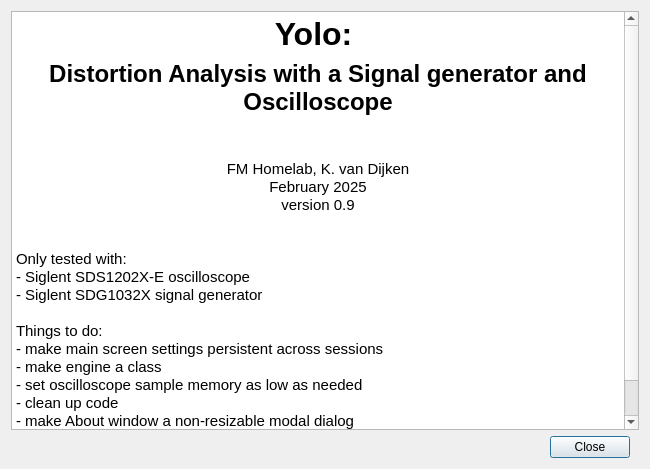
<?xml version="1.0" encoding="UTF-8"?>
<ui version="4.0">
 <class>Dialog</class>
 <widget class="QDialog" name="Dialog">
  <property name="geometry">
   <rect>
    <x>0</x>
    <y>0</y>
    <width>650</width>
    <height>469</height>
   </rect>
  </property>
  <property name="windowTitle">
   <string>Dialog</string>
  </property>
  <layout class="QVBoxLayout" name="verticalLayout">
   <item>
    <widget class="QTextEdit" name="textEdit">
     <property name="readOnly">
      <bool>true</bool>
     </property>
     <property name="markdown">
      <string>**Yolo: **

**Distortion Analysis with a Signal generator and Oscilloscope**

FM Homelab, K. van Dijken

February 2025

version 0.9

Only tested with:

- Siglent SDS1202X-E oscilloscope

- Siglent SDG1032X signal generator

Things to do:

- make main screen settings persistent across sessions

- make engine a class

- set oscilloscope sample memory as low as needed

- clean up code

- make About window a non-resizable modal dialog

</string>
     </property>
     <property name="html">
      <string>&lt;!DOCTYPE HTML PUBLIC &quot;-//W3C//DTD HTML 4.0//EN&quot; &quot;http://www.w3.org/TR/REC-html40/strict.dtd&quot;&gt;
&lt;html&gt;&lt;head&gt;&lt;meta name=&quot;qrichtext&quot; content=&quot;1&quot; /&gt;&lt;meta charset=&quot;utf-8&quot; /&gt;&lt;style type=&quot;text/css&quot;&gt;
p, li { white-space: pre-wrap; }
hr { height: 1px; border-width: 0; }
li.unchecked::marker { content: &quot;\2610&quot;; }
li.checked::marker { content: &quot;\2612&quot;; }
&lt;/style&gt;&lt;/head&gt;&lt;body style=&quot; font-family:'Cantarell'; font-size:11pt; font-weight:400; font-style:normal;&quot;&gt;
&lt;p align=&quot;center&quot; style=&quot; margin-top:7px; margin-bottom:7px; margin-left:0px; margin-right:0px; -qt-block-indent:0; text-indent:0px;&quot;&gt;&lt;span style=&quot; font-size:24pt; font-weight:700;&quot;&gt;Yolo: &lt;/span&gt;&lt;/p&gt;
&lt;p align=&quot;center&quot; style=&quot; margin-top:7px; margin-bottom:7px; margin-left:0px; margin-right:0px; -qt-block-indent:0; text-indent:0px;&quot;&gt;&lt;span style=&quot; font-size:18pt; font-weight:700;&quot;&gt;Distortion Analysis with a Signal generator and Oscilloscope&lt;/span&gt;&lt;/p&gt;
&lt;p style=&quot;-qt-paragraph-type:empty; margin-top:0px; margin-bottom:0px; margin-left:0px; margin-right:0px; -qt-block-indent:0; text-indent:0px; font-size:24pt; font-weight:700;&quot;&gt;&lt;br /&gt;&lt;/p&gt;
&lt;p align=&quot;center&quot; style=&quot; margin-top:0px; margin-bottom:0px; margin-left:0px; margin-right:0px; -qt-block-indent:0; text-indent:0px;&quot;&gt;FM Homelab, K. van Dijken&lt;/p&gt;
&lt;p align=&quot;center&quot; style=&quot; margin-top:0px; margin-bottom:0px; margin-left:0px; margin-right:0px; -qt-block-indent:0; text-indent:0px;&quot;&gt;February 2025&lt;/p&gt;
&lt;p align=&quot;center&quot; style=&quot; margin-top:0px; margin-bottom:0px; margin-left:0px; margin-right:0px; -qt-block-indent:0; text-indent:0px;&quot;&gt;version 0.9&lt;/p&gt;
&lt;p style=&quot;-qt-paragraph-type:empty; margin-top:0px; margin-bottom:0px; margin-left:0px; margin-right:0px; -qt-block-indent:0; text-indent:0px;&quot;&gt;&lt;br /&gt;&lt;/p&gt;
&lt;p style=&quot;-qt-paragraph-type:empty; margin-top:0px; margin-bottom:0px; margin-left:0px; margin-right:0px; -qt-block-indent:0; text-indent:0px;&quot;&gt;&lt;br /&gt;&lt;/p&gt;
&lt;p style=&quot; margin-top:0px; margin-bottom:0px; margin-left:0px; margin-right:0px; -qt-block-indent:0; text-indent:0px;&quot;&gt;Only tested with:&lt;/p&gt;
&lt;p style=&quot; margin-top:0px; margin-bottom:0px; margin-left:0px; margin-right:0px; -qt-block-indent:0; text-indent:0px;&quot;&gt;- Siglent SDS1202X-E oscilloscope&lt;/p&gt;
&lt;p style=&quot; margin-top:0px; margin-bottom:0px; margin-left:0px; margin-right:0px; -qt-block-indent:0; text-indent:0px;&quot;&gt;- Siglent SDG1032X signal generator&lt;/p&gt;
&lt;p style=&quot;-qt-paragraph-type:empty; margin-top:0px; margin-bottom:0px; margin-left:0px; margin-right:0px; -qt-block-indent:0; text-indent:0px;&quot;&gt;&lt;br /&gt;&lt;/p&gt;
&lt;p style=&quot; margin-top:0px; margin-bottom:0px; margin-left:0px; margin-right:0px; -qt-block-indent:0; text-indent:0px;&quot;&gt;Things to do:&lt;/p&gt;
&lt;p style=&quot; margin-top:0px; margin-bottom:0px; margin-left:0px; margin-right:0px; -qt-block-indent:0; text-indent:0px;&quot;&gt;- make main screen settings persistent across sessions&lt;/p&gt;
&lt;p style=&quot; margin-top:0px; margin-bottom:0px; margin-left:0px; margin-right:0px; -qt-block-indent:0; text-indent:0px;&quot;&gt;- make engine a class&lt;/p&gt;
&lt;p style=&quot; margin-top:0px; margin-bottom:0px; margin-left:0px; margin-right:0px; -qt-block-indent:0; text-indent:0px;&quot;&gt;- set oscilloscope sample memory as low as needed&lt;/p&gt;
&lt;p style=&quot; margin-top:0px; margin-bottom:0px; margin-left:0px; margin-right:0px; -qt-block-indent:0; text-indent:0px;&quot;&gt;- clean up code&lt;/p&gt;
&lt;p style=&quot; margin-top:0px; margin-bottom:0px; margin-left:0px; margin-right:0px; -qt-block-indent:0; text-indent:0px;&quot;&gt;- make About window a non-resizable modal dialog&lt;/p&gt;
&lt;p style=&quot;-qt-paragraph-type:empty; margin-top:0px; margin-bottom:0px; margin-left:0px; margin-right:0px; -qt-block-indent:0; text-indent:0px;&quot;&gt;&lt;br /&gt;&lt;/p&gt;
&lt;p align=&quot;center&quot; style=&quot;-qt-paragraph-type:empty; margin-top:0px; margin-bottom:0px; margin-left:0px; margin-right:0px; -qt-block-indent:0; text-indent:0px;&quot;&gt;&lt;br /&gt;&lt;/p&gt;&lt;/body&gt;&lt;/html&gt;</string>
     </property>
    </widget>
   </item>
   <item>
    <widget class="QFrame" name="frame">
     <property name="frameShape">
      <enum>QFrame::NoFrame</enum>
     </property>
     <property name="frameShadow">
      <enum>QFrame::Raised</enum>
     </property>
     <layout class="QHBoxLayout" name="horizontalLayout">
      <property name="topMargin">
       <number>0</number>
      </property>
      <property name="bottomMargin">
       <number>0</number>
      </property>
      <item>
       <spacer name="horizontalSpacer">
        <property name="orientation">
         <enum>Qt::Horizontal</enum>
        </property>
        <property name="sizeHint" stdset="0">
         <size>
          <width>40</width>
          <height>20</height>
         </size>
        </property>
       </spacer>
      </item>
      <item>
       <widget class="QPushButton" name="btnClose">
        <property name="text">
         <string>Close</string>
        </property>
       </widget>
      </item>
     </layout>
    </widget>
   </item>
  </layout>
 </widget>
 <resources/>
 <connections>
  <connection>
   <sender>btnClose</sender>
   <signal>clicked()</signal>
   <receiver>Dialog</receiver>
   <slot>close()</slot>
   <hints>
    <hint type="sourcelabel">
     <x>591</x>
     <y>446</y>
    </hint>
    <hint type="destinationlabel">
     <x>324</x>
     <y>234</y>
    </hint>
   </hints>
  </connection>
 </connections>
</ui>
